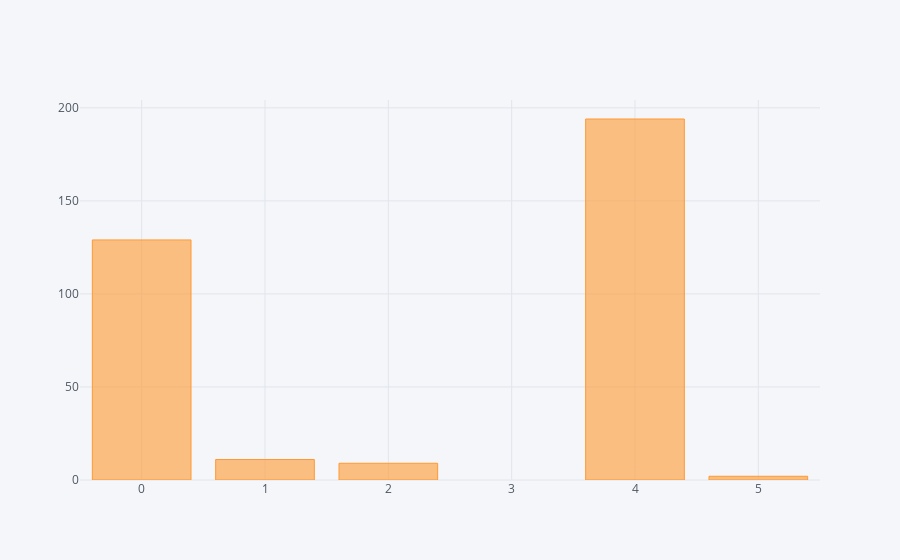

The cell this chart's notebook holds for it:
### Code cell
#analyzing employees who has positive attrition
init_notebook_mode(connected=True)
cf.go_offline()
positive_attrition_df['MaritalStatus'].value_counts().iplot(kind='bar')

### Figure 1 — Plotly figure (JSON) as saved in the notebook; plotly's stock layout.template omitted (floating-point values rounded to 4 significant figures)
{"data": [{"marker": {"color": "rgba(255, 153, 51, 0.6)", "line": {"color": "rgba(255, 153, 51, 1.0)", "width": 1}}, "name": "MaritalStatus", "orientation": "v", "text": "", "type": "bar", "uid": "0941773e-3d4c-4840-87ae-99fb9fe33b52", "x": [4, 0, 1, 2, 5], "y": [194, 129, 11, 9, 2]}], "layout": {"legend": {"bgcolor": "#F5F6F9", "font": {"color": "#4D5663"}}, "paper_bgcolor": "#F5F6F9", "plot_bgcolor": "#F5F6F9", "title": {"font": {"color": "#4D5663"}}, "xaxis": {"gridcolor": "#E1E5ED", "showgrid": true, "tickfont": {"color": "#4D5663"}, "title": {"font": {"color": "#4D5663"}, "text": ""}, "zerolinecolor": "#E1E5ED"}, "yaxis": {"gridcolor": "#E1E5ED", "showgrid": true, "tickfont": {"color": "#4D5663"}, "title": {"font": {"color": "#4D5663"}, "text": ""}, "zerolinecolor": "#E1E5ED"}}}
